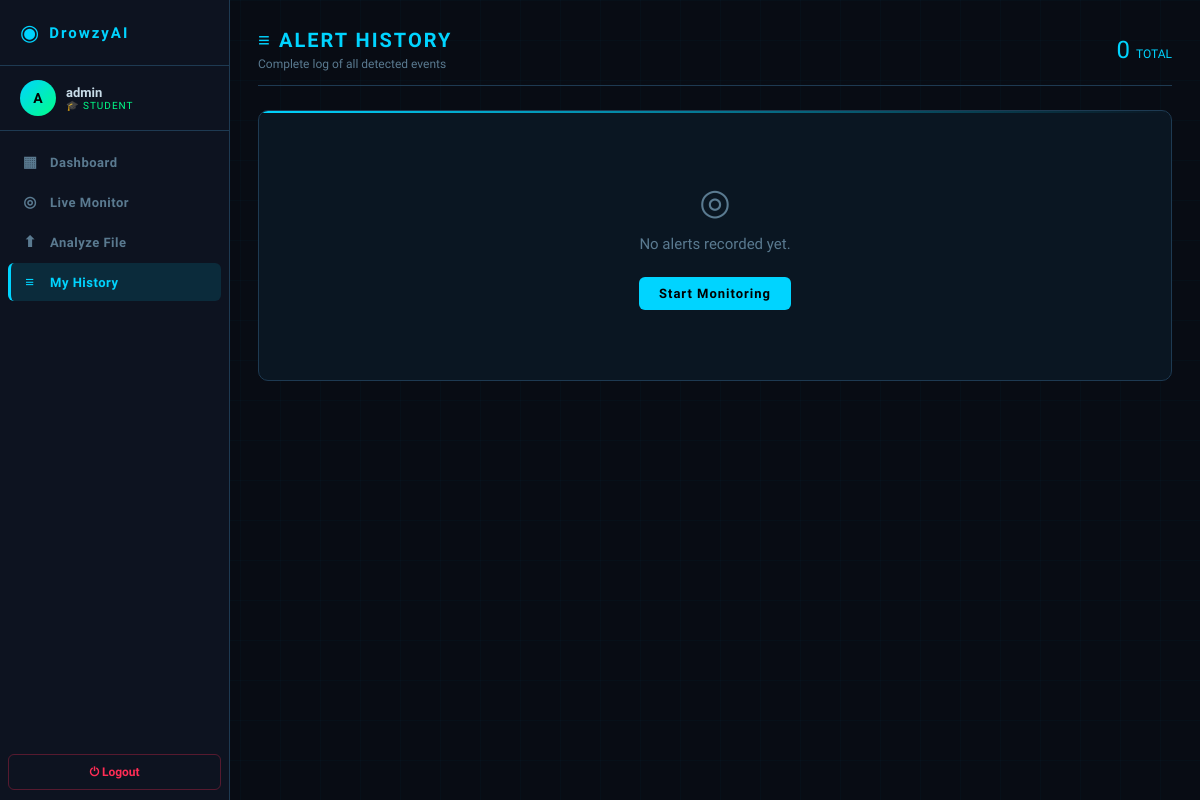
/history (signed in), run on an earlier commit of the app's database.
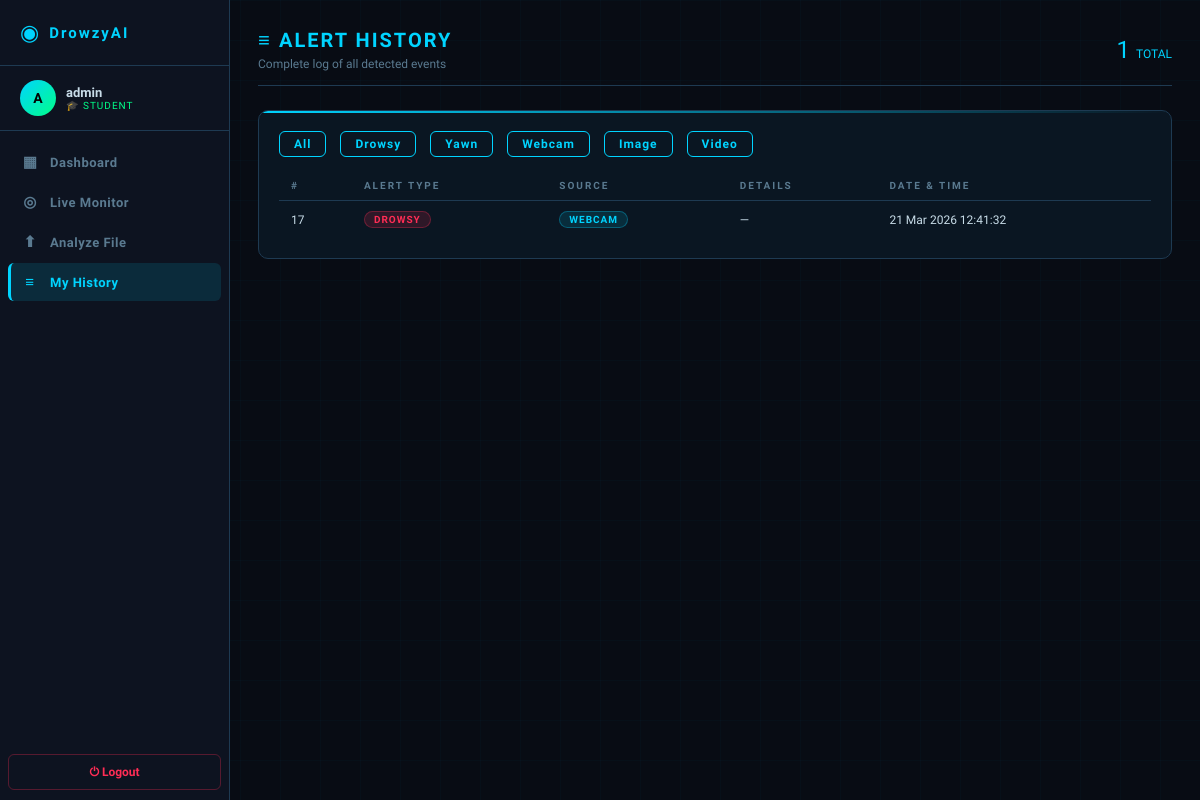
And on a later commit of the database.
### models/user.py (models this page shows, shortened)
class User(UserMixin, db.Model):
    __tablename__ = 'users'
    id = db.Column(db.Integer, primary_key=True)
    name = db.Column(db.String(100), nullable=False)
    email = db.Column(db.String(150), unique=True, nullable=False)
    password_hash = db.Column(db.String(200), nullable=False)
    role = db.Column(db.String(20), default='student')
    face_image = db.Column(db.String(200), nullable=True)
    face_trained = db.Column(db.Boolean, default=False)
    created_at = db.Column(db.DateTime, default=datetime.utcnow)
    logs = db.relationship('AlertLog', backref='user', lazy=True)

class AlertLog(db.Model):
    __tablename__ = 'alert_logs'
    id = db.Column(db.Integer, primary_key=True)
    user_id = db.Column(db.Integer, db.ForeignKey('users.id'), nullable=True)
    alert_type = db.Column(db.String(50))
    source = db.Column(db.String(20))
    confidence = db.Column(db.Float, nullable=True)
    snapshot_path = db.Column(db.String(200), nullable=True)
    timestamp = db.Column(db.DateTime, default=datetime.utcnow)
    details = db.Column(db.Text, nullable=True)

### routes/main_routes.py (the view)
@main_bp.route('/history')
@login_required
def history():
    if current_user.role == 'admin':
        return redirect(url_for('main.all_history'))
    logs = AlertLog.query.filter_by(user_id=current_user.id)\
            .order_by(AlertLog.timestamp.desc()).all()
    return render_template('history.html', logs=logs)

### models/user.py (called while the page is built)
@login_manager.user_loader
def load_user(user_id):
    return User.query.get(int(user_id))

### templates/history.html (shortened to what this page needs)
{% extends 'base.html' %}
{% block content %}
<div class="page-header animate-in d-flex justify-between align-center">
  <div>
    <div class="page-title">≡ ALERT HISTORY</div>
    <div class="page-sub">Complete log of all detected events</div>
  </div>
  <div style="font-family:'Orbitron',monospace;font-size:24px;color:var(--accent)">
    {{ logs|length }} <span style="font-size:12px;color:var(--text-dim)">TOTAL</span>
  </div>
</div>
<div class="card animate-in">
  {% if logs %}
  <div class="d-flex gap-2 mb-2" style="flex-wrap:wrap;">
    <button class="btn btn-outline" style="padding:5px 14px;font-size:12px" onclick="filterTable('all')">All</button>
    <button class="btn btn-outline" style="padding:5px 14px;font-size:12px" onclick="filterTable('DROWSY')">Drowsy</button>
    <button class="btn btn-outline" style="padding:5px 14px;font-size:12px" onclick="filterTable('YAWN')">Yawn</button>
    <button class="btn btn-outline" style="padding:5px 14px;font-size:12px" onclick="filterTable('webcam')">Webcam</button>
    <button class="btn btn-outline" style="padding:5px 14px;font-size:12px" onclick="filterTable('image')">Image</button>
    <button class="btn btn-outline" style="padding:5px 14px;font-size:12px" onclick="filterTable('video')">Video</button>
  </div>
  <table class="data-table" id="histTable">
    <thead><tr><th>#</th><th>Alert Type</th><th>Source</th><th>Details</th><th>Date &amp; Time</th></tr></thead>
    <tbody>
      {% for log in logs %}
      <tr data-type="{{ log.alert_type }}" data-source="{{ log.source }}">
        <td style="color:var(--text-dim);font-size:12px">{{ log.id }}</td>
        <td>
          {% if log.alert_type == 'DROWSY' %}<span class="badge badge-danger">DROWSY</span>
          {% elif log.alert_type == 'YAWN'  %}<span class="badge badge-warning">YAWN</span>
          {% else %}<span class="badge badge-info">{{ log.alert_type }}</span>{% endif %}
        </td>
        <td><span class="badge badge-info">{{ log.source }}</span></td>
        <td style="color:var(--text-dim);font-size:12px">{{ log.details or '—' }}</td>
        <td style="font-size:12px;color:var(--text-dim);font-family:'Orbitron',monospace;">
          {{ log.timestamp.strftime('%d %b %Y  %H:%M:%S') }}
        </td>
      </tr>
      {% endfor %}
    </tbody>
  </table>
  {% else %}
  <div class="text-center text-dim" style="padding:50px;">
    <div style="font-size:36px;margin-bottom:12px;">◎</div>
    <div>No alerts recorded yet.</div>
    <a href="{{ url_for('main.webcam') }}" class="btn btn-primary mt-3">Start Monitoring</a>
  </div>
  {% endif %}
</div>
{% endblock %}

### templates/base.html (shortened to what this page needs)
<!DOCTYPE html>
<html lang="en">
<head>
<link rel="stylesheet" href="{{ url_for('static', filename='css/style.css') }}">
</head>
<body>
{% if current_user.is_authenticated %}
<div class="app-shell">
  <nav class="sidebar">
    <div class="sidebar-logo">
      <span class="logo-icon">◉</span>
      <span class="logo-text">DrowzyAI</span>
    </div>
    <div class="sidebar-user">
      <div class="user-avatar">{{ current_user.name[0].upper() }}</div>
      <div class="user-info">
        <div class="user-name">{{ current_user.name }}</div>
        <div class="user-role"
          style="color:{% if current_user.role == 'admin' %}var(--warn){% else %}var(--accent2){% endif %}">
          {% if current_user.role == 'admin' %}⚙ ADMIN{% else %}🎓 STUDENT{% endif %}
        </div>
      </div>
    </div>
    <ul class="sidebar-nav">
      {% if current_user.role == 'admin' %}
      <li>
        <a href="{{ url_for('main.dashboard') }}"
           class="nav-link {% if request.endpoint == 'main.dashboard' %}active{% endif %}">
          <span class="nav-icon">◈</span> Admin Dashboard
        </a>
      </li>
      <li>
        <a href="{{ url_for('main.admin') }}"
           class="nav-link {% if request.endpoint == 'main.admin' %}active{% endif %}">
          <span class="nav-icon">👥</span> Manage Users
        </a>
      </li>
      <li>
        <a href="{{ url_for('main.all_history') }}"
           class="nav-link {% if request.endpoint == 'main.all_history' %}active{% endif %}">
          <span class="nav-icon">≡</span> All Alerts
        </a>
      </li>
      {% else %}
      <li>
        <a href="{{ url_for('main.dashboard') }}"
           class="nav-link {% if request.endpoint == 'main.dashboard' %}active{% endif %}">
          <span class="nav-icon">▦</span> Dashboard
        </a>
      </li>
      <li>
        <a href="{{ url_for('main.webcam') }}"
           class="nav-link {% if request.endpoint == 'main.webcam' %}active{% endif %}">
          <span class="nav-icon">◎</span> Live Monitor
        </a>
      </li>
      <li>
        <a href="{{ url_for('main.upload') }}"
           class="nav-link {% if request.endpoint == 'main.upload' %}active{% endif %}">
          <span class="nav-icon">⬆</span> Analyze File
        </a>
      </li>
      <li>
        <a href="{{ url_for('main.history') }}"
           class="nav-link {% if request.endpoint == 'main.history' %}active{% endif %}">
          <span class="nav-icon">≡</span> My History
        </a>
      </li>
      {% endif %}
    </ul>
    <a href="{{ url_for('auth.logout') }}" class="sidebar-logout">⏻ Logout</a>
  </nav>
  <main class="main-content">
    {% block content %}{% endblock %}
  </main>
</div>
{% else %}
  {% block auth_content %}{% endblock %}
{% endif %}
</body>
</html>

What changed in the data, as far as the page shows it:
added AlertLog: id "17", alert_type "DROWSY", source "WEBCAM", details "—", timestamp "21 Mar 2026 12:41:32"
Also different on the page:
{{ logs|length }}: "0" → "1"
text no longer shown: "◎ No alerts recorded yet. Start Monitoring"
text now shown: "All Drowsy Yawn Webcam Image Video # ALERT TYPE SOURCE DETAILS DATE & TIME"
